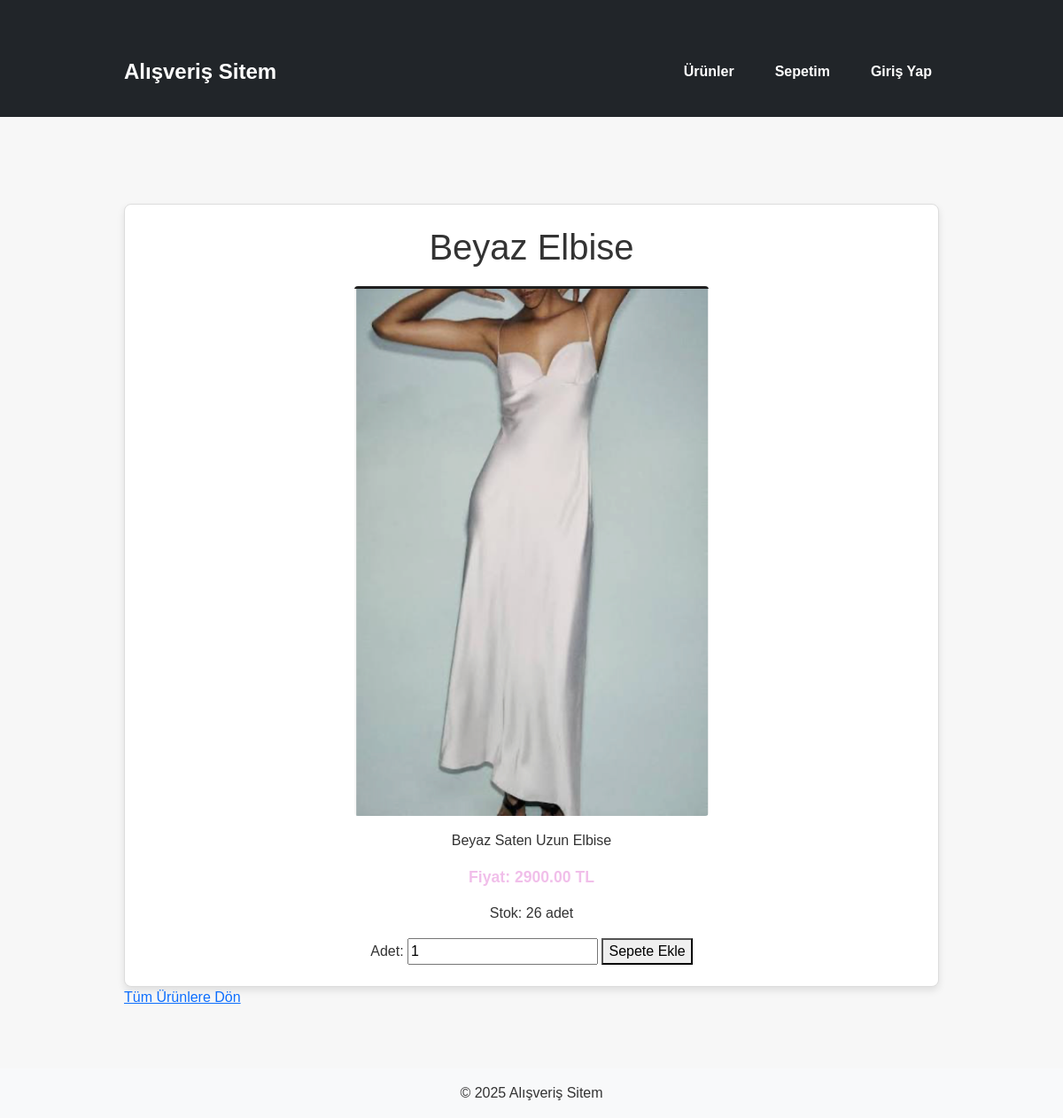
Screenshot of /product/2/ with the database file from the repository.
### products/models.py (models this page shows, shortened)
class Product(models.Model):
    category = models.ForeignKey(Category, related_name='products', on_delete=models.CASCADE)
    name = models.CharField(max_length=200)
    slug = models.SlugField(max_length=200, blank=True, null=True)
    image = models.ImageField(upload_to='products/%Y/%m/%d', blank=True)
    description = models.TextField(blank=True)
    price = models.DecimalField(max_digits=10, decimal_places=2)
    stock = models.PositiveIntegerField()
    available = models.BooleanField(default=True)
    created = models.DateTimeField(auto_now_add=True)
    updated = models.DateTimeField(auto_now=True)
    class Meta:
      ordering = ('name',)
      indexes = [
        models.Index(fields=['id', 'slug']),
    ]

### products/views.py (the view)
# urls.py: path('product/<int:pk>/', views.product_detail, name='product_detail'),
def product_detail(request, pk):
    product = get_object_or_404(Product, pk=pk)
    context = {'product': product}
    return render(request, 'products/product_detail.html', context)

### products/templates/products/product_detail.html (shortened to what this page needs)
{% extends "base.html" %}
{% load static %}
{% block content %}
    <div class="product-container">
        <h1>{{ product.name }}</h1>
        {% if product.image %}
           <img src="{{ product.image.url }}" alt="{{ product.name }}" style="width: 400px; height: auto;">
        {% endif %}
        <p>{{ product.description }}</p>
        <p class="price">Fiyat: {{ product.price }} TL</p>
        <p>Stok: {{ product.stock }} adet</p>
        <form action="{% url 'cart:add_to_cart' product_id=product.id %}" method="post">
    <label for="quantity">Adet:</label>
    <input type="number" id="quantity" name="quantity" value="1" min="1">
    <button type="submit">Sepete Ekle</button>
        </form>
    </div>
    <a href="{% url 'products:product_list' %}">Tüm Ürünlere Dön</a>
{% endblock %}

### static/css/style.css (style rules this page uses)
body { font-family: Arial, sans-serif; margin: 0; padding: 0; background-color: #f7f7f7; color: #333; }
.product-container { background-color: #fff; border: 1px solid #ddd; border-radius: 8px; padding: 1.5rem; text-align: center; box-shadow: 0 4px 8px rgba(0, 0, 0, 0.1); transition: transform 0.3s, box-shadow 0.3s; }
.product-container img { max-width: 100%; height: auto; border-radius: 4px; margin-bottom: 1rem; }
.product-container .price { font-size: 1.1rem; color: #f1bfea; font-weight: bold; }
h1 { font-size: 2.5rem; color: #333; text-align: center; margin-bottom: 2rem; font-weight: 300; }
h1, h2 { font-family: Arial, sans-serif; color: #333; margin-bottom: 20px; text-align: center; }

### rows the page displays
Product: name "Beyaz Elbise", image (picture), description "Beyaz Saten Uzun Elbise", price "2900.00", stock "26"
